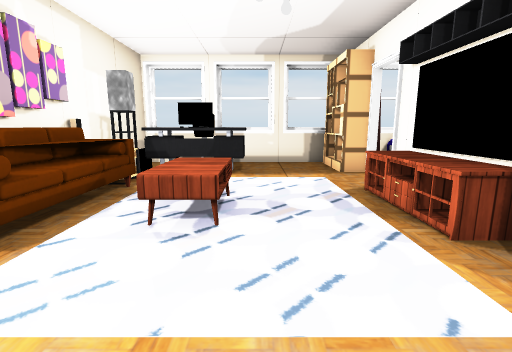
View 1 (above)

18 first-person views from a walk through a scene from a Unity 3-D project. The camera is 1.3 m above the floor, tilts 10° down and sees 85° across. Doors are open. The floor is counted in squares, 1 m on a side. Each view is taken from the middle of a square. On the plan, view 1 faces up. The plan holds only what a view shows up to about 13 squares ahead; the rest is blank. Some surface patterns are stand-ins.

View 2
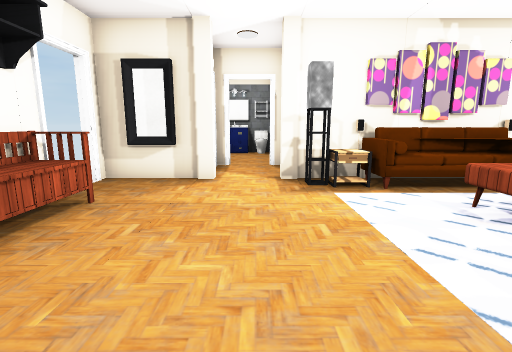

View 3
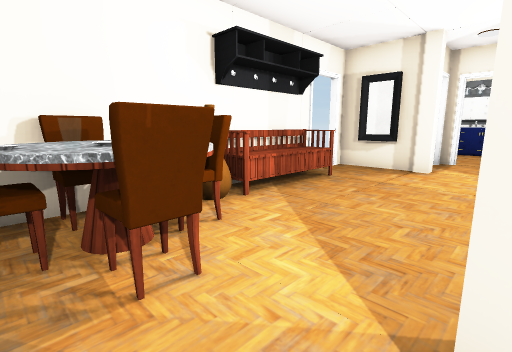

View 4
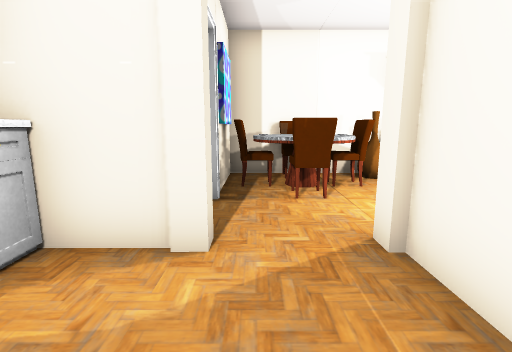

View 5
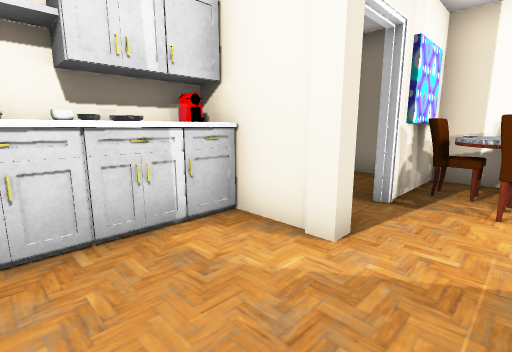

View 6
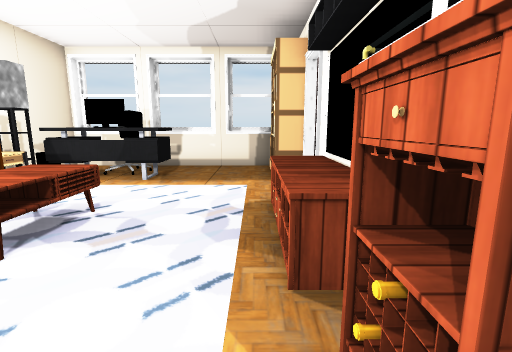

View 7
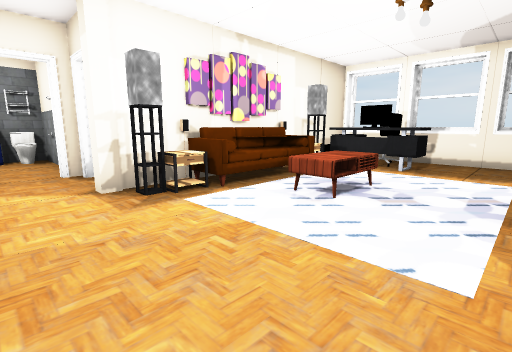

View 8
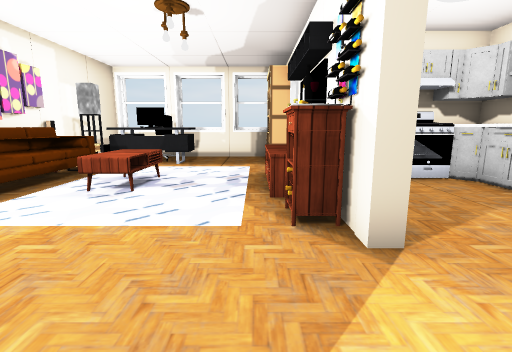

View 9
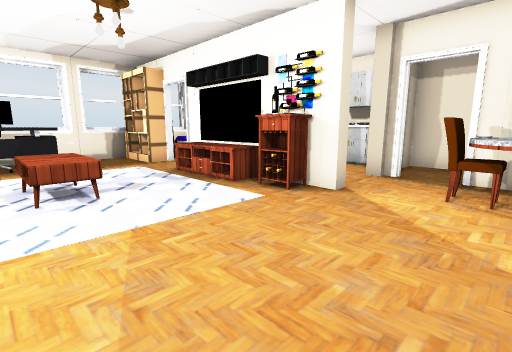

View 10
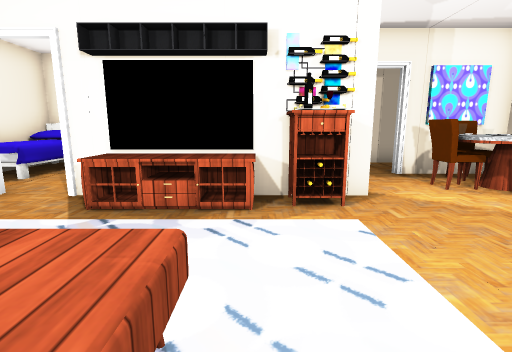

View 11
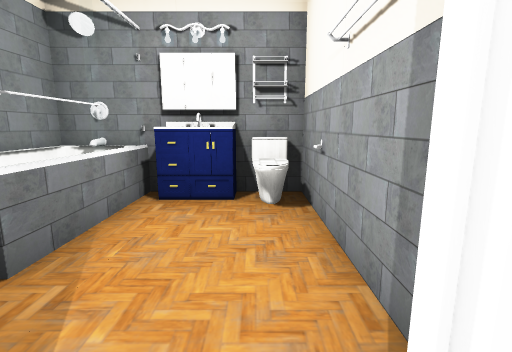

View 12
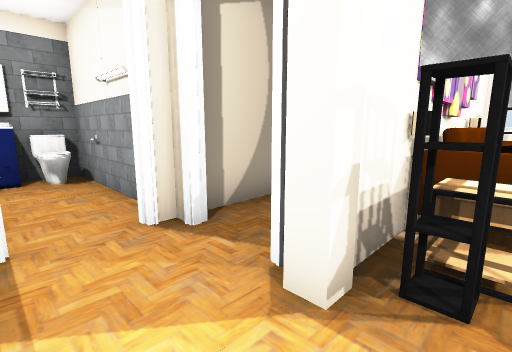

View 13
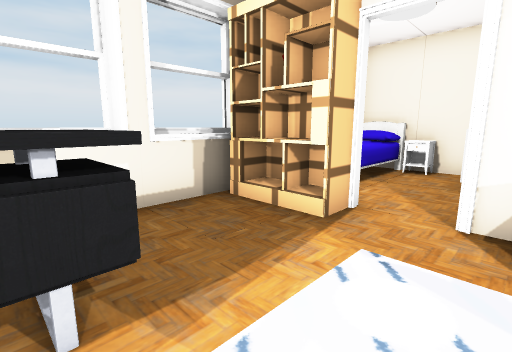

View 14
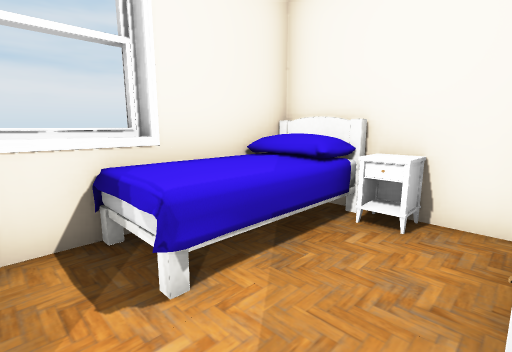

View 15
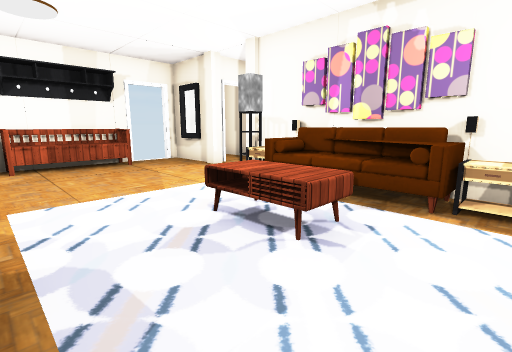

View 16
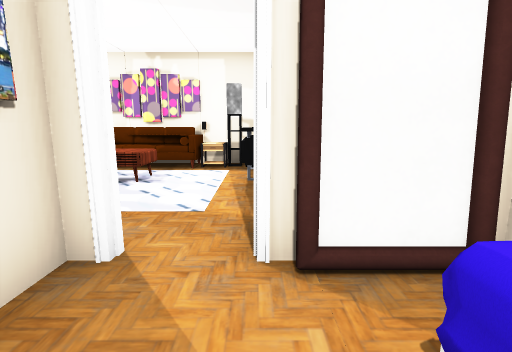

View 17
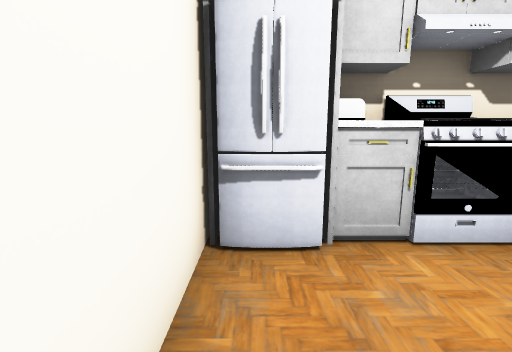

View 18
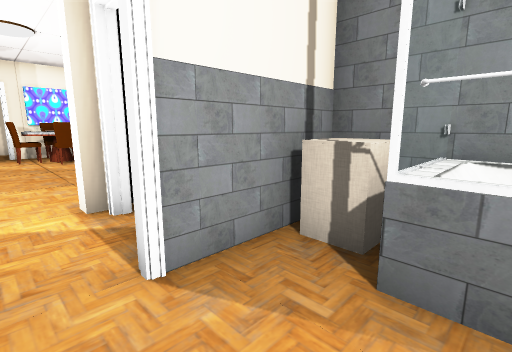

### Floor plan
Points are (right, up) in squares from view 1. A wall is a line through its corners. A room is listed if a view was taken in it or the views show most of it. See-through windows are left out.
Room 1 (views 1, 2, 3, 4, 5, 6, 7, 8, 9, 10, 11, 12, 13, 15, 17)
walls: (3.2, 2.4) (3.2, 3.5); (3.4, 3.5) (3.4, 2.5); (3.2, 5.4) (3.2, 6.6); (-0.3, 8.7) (-0.3, 7.7) (-1.6, 7.7); (7.3, 0.9) (7.3, 4.6) (6.8, 5); (-4.1, -1.4) (-4.1, -3.9) (-3.5, -3.9); (-6, 0.9) (-6.6, 0.9); (8.2, 1.5) (8.2, 3.9); (0.6, 10.4) (0.6, 10.7) (-1.4, 10.7) (-1.4, 10.4); (-2.2, -3.9) (5.7, -3.9) (5.7, -0.9); (2.8, 10.4) (-4.1, 10.4) (-4.1, 1.4); (8.2, 5.9) (5.4, 5.9); (3, 10.7) (1.1, 10.7) (1.1, 10.4); (-3.9, 10.7) (-3.9, 10.4)
ways out: open door at (3, 7.5) to room 2; open door at (-6.2, -0.8) to room 3; open door at (6, -0.5) to room 4; open door at (-5.5, 1); open door at (-3, -4)
objects: pillar (-4, -1); pillar (-4, 1); table (-3, 2); sofa (-3, 3) to (-3, 5); table (-3, 6) to (-3, 7); other object (-3, 8); bench (-2, -3) to (1, -3); chair (-2, 9) to (-1, 9); table (-1, 4) to (-1, 5); other object (2, -3); table (2, 3) to (3, 5); chair (3, -3) to (3, -2); pillar (3, 1); other object (3, 2); TV (3, 4); shelf (3, 9) to (3, 10); chair (4, -4) to (4, -3); table (4, -2); chair (4, -1); fridge (4, 5); chair (5, -3) to (5, -2); cabinet (5, 5); pillar (6, 1); other object (6, 5)
Room 2 (views 14, 16)
walls: (8.2, 7) (8.2, 9.5); (3.4, 8.5) (3.4, 7.9); (5.6, 10.7) (4.1, 10.7); (7.5, 10.4) (3.4, 10.4); (3.4, 6.6) (3.4, 6.1) (4.3, 6.1); (3.6, 10.1) (3.6, 8.3) (3.3, 8)
low walls: (7.6, 8) (7.6, 8.7)
ways out: open door at (3, 7.5) to room 1
objects: bed (5, 9) to (8, 10); other object (6, 7) to (7, 7)
Room 3 (view 18)
walls: (-7.5, 0.9) (-11.6, 0.9) (-11.6, -2); (-11.6, -2.1) (-8.1, -2.1); (-8.6, -3.9) (-6.8, -3.9) (-6.8, -0.9)
ways out: open door at (-6.2, -0.8) to room 1
objects: cabinet (-11, -1); other object (-11, 0)
Room 4 (no view inside)
walls: (8.2, -2.1) (8.2, 0.9) (7.3, 0.9); (7, -3.9) (7.8, -3.9)
ways out: open door at (6, -0.5) to room 1
Room 5 (no view inside)
walls: (-11.6, -2) (-11.6, -3.9) (-10.1, -3.9); (-8.3, -3.9) (-8.3, -2.1)
objects: other object (-9, -4) to (-9, -3)

Positions as (right, up) in squares from view 1, and headings:
1: (0, 0), facing up
2: (3, 0), facing left
3: (5, 1), facing down-left
4: (5, 4), facing down
5: (4, 4), facing down-right
6: (2, 1), facing up
7: (2, -1), facing up-left
8: (2, -2), facing up
9: (-2, -2), facing up-right
10: (-2, 3), facing right
11: (-6, 0), facing left
12: (-3, -1), facing up-left
13: (-1, 6), facing up-right
14: (4, 7), facing up-right
15: (2, 7), facing down-left
16: (6, 8), facing left
17: (4, 2), facing up
18: (-9, 0), facing down-right
